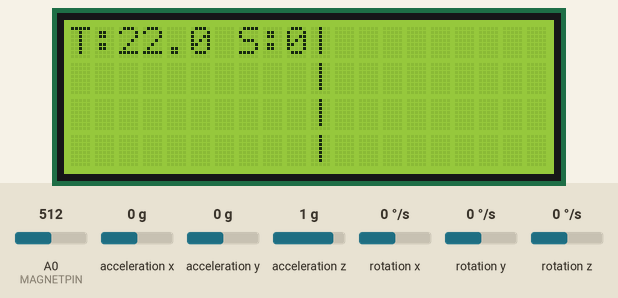
Simulated run of this sketch. Board: Arduino Uno, built for the host (arithmetic inside an expression is 32-bit, double 64-bit). Shown: 20×4 character LCD. Wiring (inferred from the names in the program): MPU-6050 motion sensor at I2C address 0x68. The test bench sets the inputs (shaded band); at power-on: A0 (MAGNETPIN) = 512, acceleration x 0 g, acceleration y 0 g, acceleration z 1 g, rotation x 0 °/s, rotation y 0 °/s, rotation z 0 °/s. Storage starts empty.

Above: at 1.6 s.
1.7 s: A0 (MAGNETPIN) set to 716
At 3.3 s:
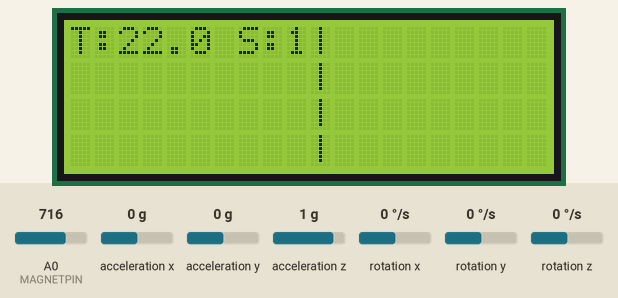
Timing chart, 0 to 4.8 s (numbered marks = the images above; inputs shaded):
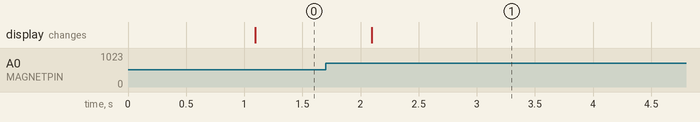

The sketch:

LearningDatalogger.ino
```cpp
#include <Wire.h>
#include <SPI.h>
#include <SD.h>
#include <LiquidCrystal_I2C.h>
#include "Timer.h"
Timer t;
String dataString = "";

LiquidCrystal_I2C lcd(0x27, 2, 1, 0, 4, 5, 6, 7, 3, POSITIVE); //I2C display at adres 0x27

boolean engineRunning = false;

int analogMagnet;
int MAGNETPIN = 0;
int defaultMagnet;

const int MPU=0x68;  // I2C address of the MPU-6050
int16_t AcX,AcY,AcZ,Tmp,GyX,GyY,GyZ;
float ambientTemperature;
int defaultAcX, defaultAcY, defaultAcZ = 0;

const int SECTORS = 2;  //Sector 0,1,2
const int LAPS = 4;    //laps to keep so they can be displayed.

//Two arrarys who will be used as queues.
unsigned long laptimes[LAPS+2];    //4+2
unsigned long sectortimes[SECTORS+1];
int laptimesFirst = 0;    //location where next value will be written to.
int laptimesLast = 0;     //location of last item in queue.
int laptimesSaved = 0;    //to keep track of wich items are already saved. (= written to SD card)
int sectortimesFirst = 0; //sectortimes get cleared every lap, so a queue is not needed.
int sectortimesSaved = 0;
int currentLap = 0;       //Current sector can be determined from sectortimesLast and First.
int currentSector = 0;
int lapsToDisplay;
unsigned long laptime;
unsigned long sectortime;


unsigned long stopwatchStartTime;    //used in stopwatch(), to keep track of time
unsigned long stopwatchElapsedTime;
boolean magnetState;
boolean previousMagnetState = false;
boolean stopwatchRunning = false;

//State Variables
int velocity = 0;
int sectorDistance = 0;
int reward;
int sampleStartTime = 0;
int sampleElapsedTime;


void setup(){
  Wire.begin();

  Wire.beginTransmission(MPU);
  Wire.write(0x6B);      // PWR_MGMT_1 register
  Wire.write(0);         // set to zero (wakes up the MPU-6050)
  Wire.endTransmission(true);

  Wire.beginTransmission(MPU);
  Wire.write(0x1B);      //GYRO_CONFIG register
  Wire.write(0);         //0: 250°/S, 8: 500°/S, 16: 1000°/S, 24: 2000°/S
  Wire.endTransmission(true);

  Wire.beginTransmission(MPU);
  Wire.write(0x1C);     //ACCEL_CONFIG register
  Wire.write(16);        //0: 2G, 8: 4G, 16: 8G, 24: 16G
  Wire.endTransmission(true);

  lcd.begin(20,4);
  lcd.backlight();
  lcd.clear();

  int timerId;
  timerId = t.every(1000, updateDisplay);

  if(!SD.begin())
    error("SD card failed");

  calibrate();
}

void loop(){
    updateTimeTables();     //needs to run as fast as possible because stopwatch() only returns sectortime while driving over a magnet strip.
    updateAccelerometer();
    updateStateParameters();
    saveData();
    t.update();

}

void updateStateParameters(){
  velocity = velocity + sampleElapsedTime * AcX;
  sectorDistance = sectorDistance + sampleElapsedTime * velocity;
  reward = reward + sampleElapsedTime;


}


void calibrate(){
  //Determine default magnet value, dismiss first values.
  for(int i=0; i<100; i++)
   defaultMagnet = analogRead(MAGNETPIN);
  defaultMagnet = 0;
  for(int i=0; i<50;i++)
    defaultMagnet += analogRead(MAGNETPIN);
  defaultMagnet = defaultMagnet / 50;

  //Determine zero state for the accelerometer.
  for(int i=0; i<100; i++)
    updateAccelerometer();
  for(int i=0; i<50; i++){
    updateAccelerometer();
    defaultAcX += AcX;
    defaultAcY += AcY;
    defaultAcZ += AcZ;
  }
   defaultAcX = defaultAcX / 50;
   defaultAcY = defaultAcY / 50;
   defaultAcZ = defaultAcZ / 50;

}

//Displays the error message and goes into an infinite delay(), reset needed.
void error(String message){
  lcd.clear();
  lcd.setCursor(0,0);
  lcd.print(message);
  while(1)
    delay(1000);
}

//Saves the current data to the SD card.
void saveData(){
  dataString = "";
  dataString += (String)sampleElapsedTime;
  dataString += ",";
  dataString += (String)ambientTemperature;
  dataString += ",";
  dataString += (String)AcX;
  dataString += ",";
  dataString += (String)AcY;
  dataString += ",";
  dataString += (String)AcZ;
  dataString += ",";
  dataString += (String)GyX;
  dataString += ",";
  dataString += (String)GyY;
  dataString += ",";
  dataString += (String)GyZ;
  dataString += ",";
  dataString += (String)currentLap;
  dataString += ",";
  dataString += (String)currentSector;
  dataString += ",";

  if(sectortimesSaved != sectortimesFirst){        //There is a cell (sector) that is not yet saved.
    dataString += (String)sectortimes[sectortimesSaved];
    sectortimesSaved = sectortimesSaved + 1;
  }
  dataString += ",";
  if(laptimesSaved != laptimesFirst){              //Easier than "if the distance between Saved and First > 1".
    dataString += (String)laptimes[laptimesSaved];
    laptimesSaved = (laptimesSaved+1)%(LAPS+2);
  }

  File dataFile = SD.open("datalog.txt", FILE_WRITE);
  if (dataFile) {
    dataFile.println(dataString);
    dataFile.close();
  }
  else {
    error("can't open file");
  }
}


//updates Accleration, Gyro and temperature values over I2C.
//Not all values are needed but the entire buffer has to be emptied.
void updateAccelerometer(){
    Wire.beginTransmission(MPU);
    Wire.write(0x3B);  // starting with register 0x3B (ACCEL_XOUT_H)
    Wire.endTransmission(false);
    Wire.requestFrom(MPU,14,true);  // request a total of 14 registers
    AcX=Wire.read()<<8|Wire.read() + defaultAcX;  // 0x3B (ACCEL_XOUT_H) & 0x3C (ACCEL_XOUT_L)
    AcY=Wire.read()<<8|Wire.read() + defaultAcY;  // 0x3D (ACCEL_YOUT_H) & 0x3E (ACCEL_YOUT_L)
    AcZ=Wire.read()<<8|Wire.read() + defaultAcZ;  // 0x3F (ACCEL_ZOUT_H) & 0x40 (ACCEL_ZOUT_L)
    Tmp=Wire.read()<<8|Wire.read();  // 0x41 (TEMP_OUT_H) & 0x42 (TEMP_OUT_L)
    GyX=Wire.read()<<8|Wire.read();  // 0x43 (GYRO_XOUT_H) & 0x44 (GYRO_XOUT_L)
    GyY=Wire.read()<<8|Wire.read();  // 0x45 (GYRO_YOUT_H) & 0x46 (GYRO_YOUT_L)
    GyZ=Wire.read()<<8|Wire.read();  // 0x47 (GYRO_ZOUT_H) & 0x48 (GYRO_ZOUT_L)

    ambientTemperature = Tmp/340.00+34.53;
    sampleElapsedTime = millis() - sampleStartTime;
    sampleStartTime = millis();


}


//Writes current data to the display.
void updateDisplay(){

    lcd.print(" ");
    lcd.setCursor(0,0);
    lcd.print("T:");
    lcd.print(ambientTemperature);
    if(ambientTemperature < 10);
    lcd.print(" ");

    lcd.setCursor(6,0);
    lcd.print(" S:");
    lcd.print((currentSector + 1) * stopwatchRunning);

    for(int i=0;i<4;i++){
      lcd.setCursor(10,i);
      lcd.print("|");
    }

    lapsToDisplay = 0;    //if laptimesFirst == laptimesLast then there are no laps to display, the two following if() clauses will be skipped so lapsToDisplay remains 0.
    if(laptimesFirst > laptimesLast)
      lapsToDisplay = laptimesFirst - laptimesLast;
    if(laptimesFirst < laptimesLast)
      lapsToDisplay = (LAPS + 2) - (laptimesLast - laptimesFirst);
    if(lapsToDisplay > LAPS)
      laptimesLast = (laptimesLast+1)%(LAPS+2);


    unsigned long timeCopy;
    int minutes, seconds, milliseconds;
    for(int j=lapsToDisplay; j > 0; j--){
      timeCopy = laptimes[(laptimesLast + j - 1)%(LAPS+2)];
      milliseconds = (int) ((timeCopy) % 1000u);
      seconds = (int) ((timeCopy / 1000u) % 60u);
      minutes = (int) ((timeCopy / (1000u*60u)) % 60u);

      lcd.setCursor(11,lapsToDisplay - j);
      if(minutes<10)
        lcd.print(0);
      lcd.print(minutes);
      lcd.print(":");
      if(seconds<10)
        lcd.print(0);
      lcd.print(seconds);

      lcd.print(".");
      if(milliseconds<100)
        lcd.print(0);
      if(milliseconds<10)
        lcd.print(0);
      lcd.print(milliseconds);
    }
}


//returns true if currently passing a magnet strip
boolean passingMagnet(){
    analogMagnet = analogRead(MAGNETPIN);    //No field: 506-510
    if(analogMagnet > (defaultMagnet + 1) or analogMagnet < (defaultMagnet - 1))
      return true;
    else
      return false;
}

//Returns time passed between magnet strips while passing magnet strip, else returns 0
unsigned long stopwatch(){
  magnetState = passingMagnet();
  if(magnetState == false && previousMagnetState == true){
    previousMagnetState = magnetState;
    return 0;
  }
  else if(magnetState == true && previousMagnetState == false && stopwatchRunning == false){
    //Detects rising edge, if true then passed a magnetstrip while clock is not running - start clock
   stopwatchStartTime = millis();
   stopwatchRunning = true;
   previousMagnetState = magnetState;
   return 0;
  }
  else if(magnetState == true && previousMagnetState == false && stopwatchRunning == true){
    //Detects rising edge, if true then passed a magnetstrip while clock is running - return elapsed time and restart clock
    stopwatchElapsedTime = millis() - stopwatchStartTime;
    stopwatchStartTime = millis();
    previousMagnetState = magnetState;
    return stopwatchElapsedTime;
  }

  else if(magnetState == true && previousMagnetState == true && stopwatchRunning == true){
    return stopwatchElapsedTime;
  }
  else{
    return 0; // no magnet strip passed
  }
}


void updateTimeTables(){
  sectortime = stopwatch();

   if(sectortimesFirst==SECTORS+1 && sectortimesFirst == sectortimesSaved){  //if we reached the end of the array AND the last sector has been saved.
     currentLap = currentLap + 1;
     sectortimesFirst = 0;
     sectortimesSaved = 0;
     currentSector = sectortimesFirst;

     laptime = 0;
     for(int i=0;i < SECTORS+1;i++){
       laptime += sectortimes[i];
     }
     laptimes[laptimesFirst] = laptime;
     laptimesFirst = (laptimesFirst+1)%(LAPS+2);
  }
  if(sectortime != 0 && sectortimesFirst == 0 && sectortime != sectortimes[SECTORS] && sectortime > 1000){                                  //we cant check sectortime != sectortimes[sectortimesFirst - 1] when sectortimesFirst == 0. (see next if() )
    sectortimes[sectortimesFirst] = sectortime;
    sectortimesFirst ++;
    currentSector = sectortimesFirst;
  }

  if(sectortime != 0  && sectortimesFirst != 0 && sectortime != sectortimes[sectortimesFirst-1] && sectortime > 1000){          //if stopwatch is returning a time that is different from the last one (stopwatch() keeps returning time while passingMagnet() is true) and this time > 300.
    sectortimes[sectortimesFirst] = sectortime;
    sectortimesFirst ++;
    currentSector = sectortimesFirst;
  }


}
```

Measured:
- after the input at 1.7 s, the display: changes after 0.40 s (image 1)
